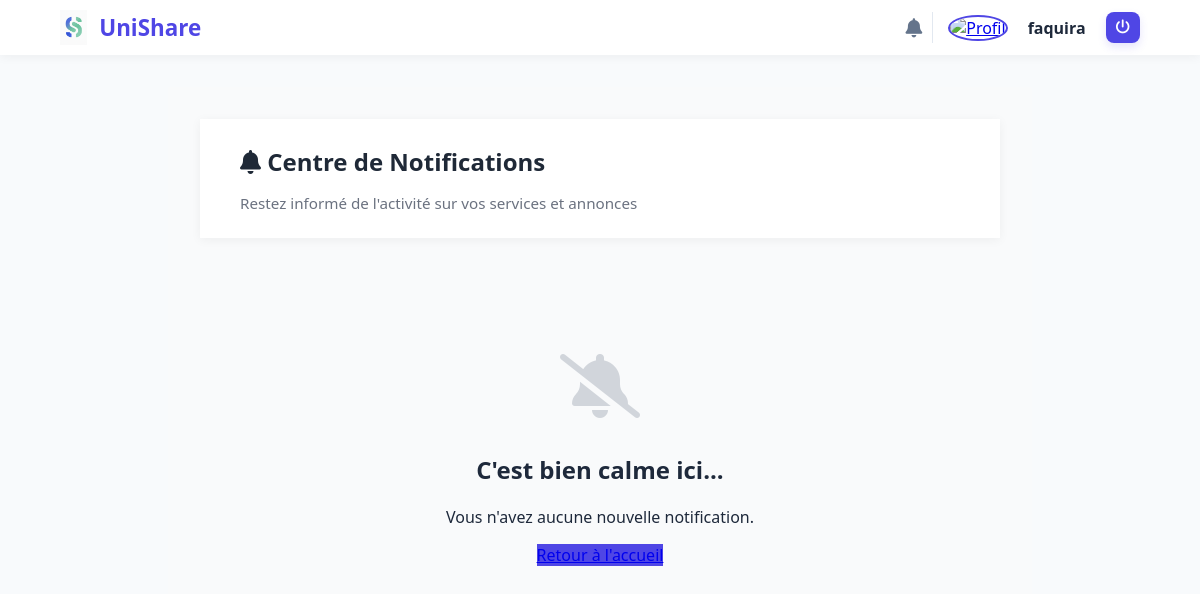
The page /notifications/ (signed in) on the database as committed earlier.
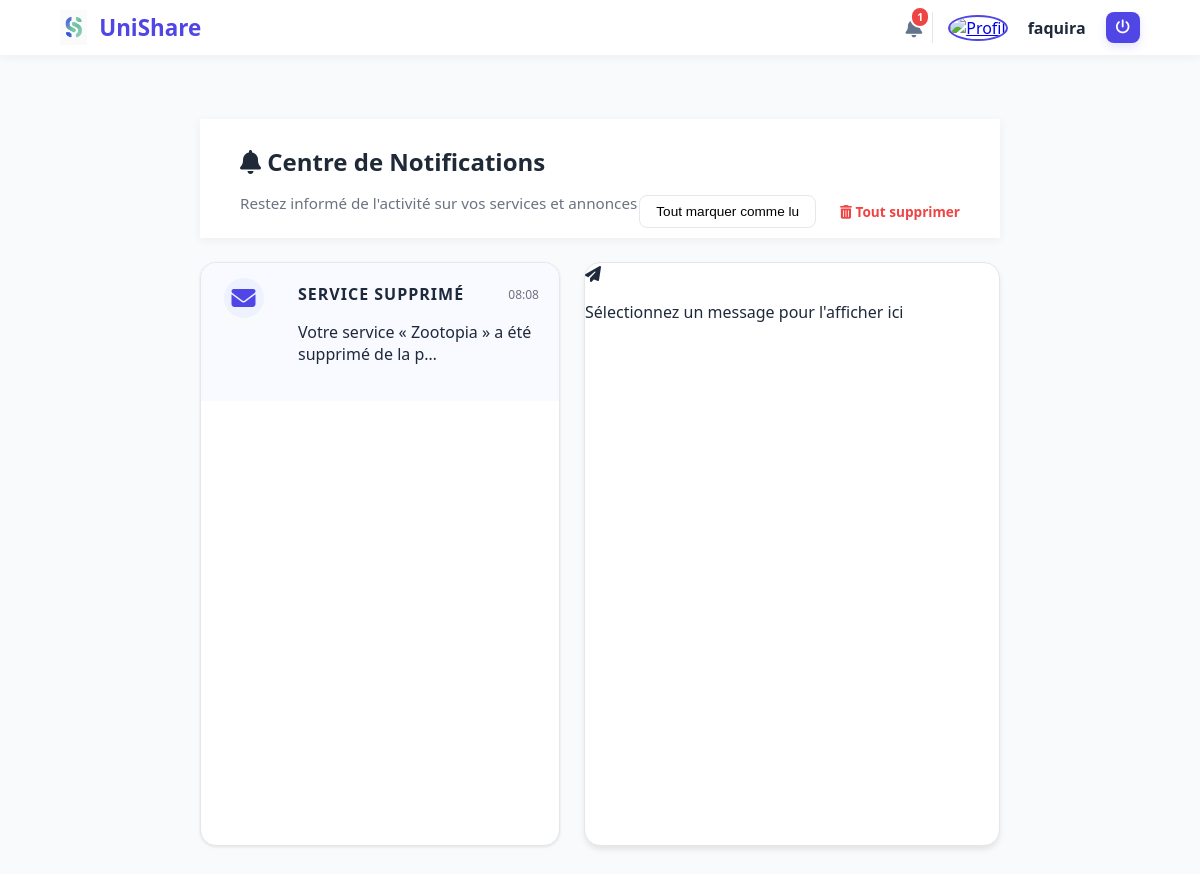
The same page on the database as committed later.
### UniShare/models.py (models this page shows, shortened)
class Notification(models.Model):
    class TypeNotification(models.TextChoices):
        RESERVATION = "RESERVATION", "Notification de réservation"
        ANNONCE = "ANNONCE", "Notification d'annonce"
        RESERVATION_AUTEUR = "RESERVATION_AUTEUR", "Notification pour l'auteur du service"
    id_notif = models.AutoField(primary_key=True)
    titre = models.fields.CharField(max_length=120)
    message = models.fields.TextField()
    lu = models.fields.BooleanField(default=False)
    date = models.fields.DateTimeField(auto_now_add=True)
    type_notification = models.CharField(max_length=20, choices=TypeNotification.choices, default=TypeNotification.ANNONCE)
    auteur = models.ForeignKey(Utilisateur, on_delete=models.CASCADE, related_name="notifications", null=False, blank=False)

### UniShare/views.py (the view)
# urls.py: path("notifications/", views.mesNotifications, name="mesNotifications"),
def mesNotifications(request):
    if 'user_id' not in request.session:
        return HttpResponseRedirect(reverse("connexion"))
    user_id = request.session['user_id']
    etudiant = Etudiant.objects.get(id=user_id)
    notifications = Notification.objects.filter(auteur=etudiant).order_by('-date')
    return render(request, "UniShare/Notification/mesNotifications.html", {
        "lesnotifications": notifications
    })

### UniShare/utils.py (called while the page is built)
def global_notifications(request):
    nb_notif = 0
    if request.session.get('user_id'):
        try:
            etudiant = Etudiant.objects.get(id=request.session['user_id'])
            notifications = Notification.objects.filter(auteur=etudiant, lu=False).order_by('-date')
            nb_notif = notifications.count()
        except Etudiant.DoesNotExist:
            nb_notif = 0
    return {
        'nb_notif': nb_notif
    }

### UniShare/templates/UniShare/Notification/mesNotifications.html (shortened to what this page needs)
{% extends "UniShare/base.html" %}
{% load static %}
{% block content %}
<main class="notifications-page">
    <header class="page-header">
        <div class="header-main">
            <h1><i class="fas fa-bell"></i> Centre de Notifications</h1>
            <p class="subtitle">Restez informé de l'activité sur vos services et annonces</p>
        </div>
        <div class="header-actions">
            {% if lesnotifications %}
                <form action="{% url 'marquerToutesNotificationsCommeLues' %}" method="post">
                    <button type="submit" class="btn-secondary-sm">Tout marquer comme lu</button>
                </form>
                <a href="{% url 'supprimerToutesNotifications' %}" class="btn-danger-text" onclick="return confirm('Supprimer toutes les notifications ?')">
                    <i class="fas fa-trash-alt"></i> Tout supprimer
                </a>
            {% endif %}
        </div>
    </header>
    <div class="notifications-split-container">
        {% if lesnotifications %}
            <aside class="notif-sidebar">
                <div class="notif-list">
                    {% for notification in lesnotifications %}
                        <div class="notif-item {% if not notification.lu %}unread{% endif %}"
                             onclick="selectNotification(this)"
                             data-id="{{ notification.id_notif }}"
                             data-titre="{{ notification.titre }}"
                             data-message="{{ notification.message }}"
                             data-date="{{ notification.date|date:'d M Y à H:i' }}">
                            <div class="notif-icon">
                                {% if notification.lu %}
                                    <div class="icon-circle bg-light"><i class="fas fa-envelope-open text-muted"></i></div>
                                {% else %}
                                    <div class="icon-circle bg-primary-light"><i class="fas fa-envelope text-primary"></i></div>
                                {% endif %}
                            </div>
                            <div class="notif-content">
                                <div class="notif-header">
                                    <h3 class="notif-title">{{ notification.titre }}</h3>
                                    <span class="notif-time">{{ notification.date|date:"H:i" }}</span>
                                </div>
                                <p class="notif-excerpt">{{ notification.message|truncatechars:50 }}</p>
                            </div>
                        </div>
                    {% endfor %}
                </div>
            </aside>
            <section class="notif-detail-pane" id="notifDetailPane">
                <div class="empty-detail" id="emptyDetail">
                    <div class="illustration">
                        <i class="fas fa-paper-plane"></i>
                    </div>
                    <p>Sélectionnez un message pour l'afficher ici</p>
                </div>
            </section>
        {% else %}
            <div class="full-empty-state">
                <div class="empty-icon-container">
                    <i class="fas fa-bell-slash"></i>
                </div>
                <h2>C'est bien calme ici...</h2>
                <p>Vous n'avez aucune nouvelle notification.</p>
                <a href="{% url 'accueil' %}" class="btn-primary">Retour à l'accueil</a>
            </div>
        {% endif %}
    </div>
</main>
{% endblock %}

### UniShare/templates/UniShare/base.html (shortened to what this page needs)
{% load static %}
<!DOCTYPE html>
<html lang="fr">
<head>
    <link rel="stylesheet" href="{% static 'css/style.css' %}">
    <link rel="stylesheet" href="https://cdnjs.cloudflare.com/ajax/libs/font-awesome/6.4.0/css/all.min.css">
</head>
<body>
    <header>
        <div class="logo-area">
            <img src="{% static 'site/logo.png' %}" alt="Logo UniShare" class="logo-img">
            <span class="logo-text">UniShare</span>
        </div>
        <nav>
            <div class="auth-buttons">
                {% if request.session.user_id %}
                    <a href="{% url 'mesNotifications' %}" class="notif-wrapper">
                        <i class="fas fa-bell"></i>
                         {% if nb_notif > 0 %}
                            <span class="notif-badge">{{ nb_notif }}</span>
                        {% endif %}
                    </a>
                    <div class="user-profile-nav">
                        <a href="{% url 'profil' %}" title="Mon profil">
                            {% if request.session.user_photo %}
                                <img src="{{ request.session.user_photo }}" alt="Profil" class="nav-avatar">
                            {% else %}
                                <i class="fas fa-user-circle nav-avatar-icon"></i>
                            {% endif %}
                        </a>
                        <span class="nav-username">{{ request.session.user_prenom }}</span>
                        <a href="{% url 'deconnexion' %}" class="logout-icon btn-logout confirm-action" data-confirm="Voulez-vous vraiment vous déconnecter ?" title="Déconnexion">
                            <i class="fas fa-power-off"></i>
                        </a>
                    </div>
                {% else %}
                    <a href="{% url 'connexion' %}" class="btn-nav outline">Se connecter</a>
                    <a href="{% url 'creerCompte' %}" class="btn-nav primary">S'inscrire</a>
                {% endif %}
            </div>
        </nav>
    </header>
    {% block content %}
    {% endblock %}
</body>
</html>

Rows that differ between the two databases and show on the page:
added Notification: lu False (drawn), titre "SERVICE SUPPRIMÉ", date "08:08", message "Votre service « Zootopia » a été supprimé de la p…"
Other text that changed with them:
{{ nb_notif }}: (not shown) → "1"
text no longer shown: "C'est bien calme ici... Vous n'avez aucune nouvelle notification. Retour à l'accueil"
text now shown: "Tout marquer comme lu Tout supprimer Sélectionnez un message pour l'afficher ici"
